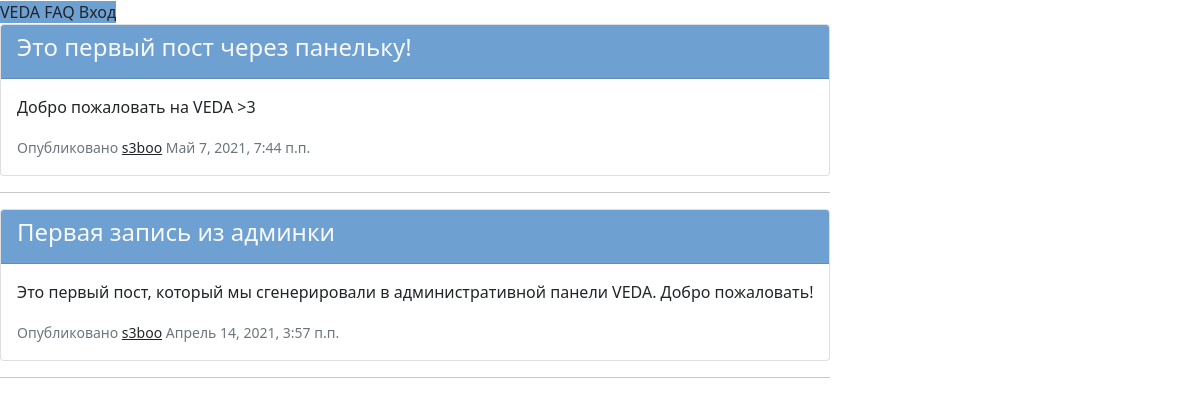
The page / on the database its author committed.
### VEDA_application/models.py (models this page shows, shortened)
class Admin_post(models.Model):
    class Meta():
        ordering = ['-date_of_create']
    author = models.ForeignKey(
        Client,
        on_delete=models.SET_NULL,
        null=True
    ) # Автор поста, может отсутствовать
    article = models.CharField(max_length=50)                   # Заголовок поста
    text = models.TextField()                                   # Сообщение поста, неограниченное количество знаков
    date_of_create = models.DateTimeField(auto_now_add=True)    # Дата и время публикации поста

class Client(models.Model):
    def __str__(self):
        return self.user.username
    user = models.OneToOneField(
        User,
        on_delete=models.CASCADE,
    )   # Связь один-к-одному с пользователем
    father = models.ForeignKey(
        Parent,
        on_delete=models.SET_NULL,
        null=True,
        related_name='father'
    ) # Связь с родителем внешним ключем
    mother =  models.ForeignKey(
        Parent,
        on_delete=models.SET_NULL,
        null=True,
        related_name='mother'
    ) # Связь с родителем внешним ключом
    status = models.CharField(max_length=100)                       # Поле статуса (отображается в профиле пользователя)
    hobbies = models.CharField(max_length=100)                      # Поле хобби (используется куратором и отображается в профиле)
    day_of_birthday = models.DateField(null=True)                   # Поле дня рождения (используется куратором и отображается в профиле)
    adress = models.CharField(max_length=50)                        # Поле адреса (используется только куратором и не виден в профиле)
    gender = models.CharField(choices=(
        ('M', 'Male'),
        ('F', 'Female'),
        ('O', 'Other')
    ), max_length=50, null=True)
    userpic = models.ImageField(upload_to='userpics', null=True, default="default.png")    # Аватар пользователя

### VEDA_application/views.py (the view)
# urls.py: path('', views.index, name="index")                            # главная страница
def index(request):
    if request.method == 'GET':
        return render(request, 'index.html', context={
            'admin_posts': models.Admin_post.objects.all(),
            'l_groups': models.Group.objects.filter(listeners__user__username=request.user.username),                     # группы, где есть текущий пользователь
            'm_groups': models.Group.objects.filter(moderators__user__username=request.user.username),                     # группы, где есть текущий пользователь
            'group_posts_listener': models.Group_post.objects.filter(group__listeners__user__username=request.user.username),    # посты в группах, в которых находится пользователь
            'group_posts_moderator': models.Group_post.objects.filter(group__moderators__user__username=request.user.username),    # посты в группах, в которых находится пользователь
            'notifications': models.Notification.objects.filter(receiver__user__username=request.user.username),        # уведомления для пользователя
            'tasks': models.Task.objects.filter(receiver__user__username=request.user.username)                         # задачи из группа для пользователя
        })

### VEDA_application/templates/index.html (shortened to what this page needs)
{% extends 'main_template.html' %}
{% load static %}
{% block application %}
  {% include 'borders_template.html' %}
  <div id="index">
    <b-container class="mt-5">
      <b-row align-h="between" class="d-flex flex-column-reverse flex-md-row">
        <b-col cols="12" {% if user.is_authenticated %} md="6" lg="8" {% endif %} class="p-0 mt-md-0 mt-3">
          <b-tabs  justified>
            <b-tab title="Блог разработчика" active class="pt-3">
              {% for post in admin_posts %}
                <div class="card card-outline-secondary mb-3">
                  <div class="card-header bg-blue text-light">
                    <h4>{{ post.article }}</h4>
                  </div>
                  <div class="card-body">
                    <p>{{ post.text }}</p>
                    <small class="text-muted">Опубликовано <a class="text-dark" href="#">{{ post.author }}</a>  {{ post.date_of_create }}</small>
                  </div>
                </div>
                <hr>
              {% endfor %}
            </b-tab>
          </b-tabs>
        </b-col>
      </b-row>
    </b-container>
  </div>
{% endblock application %}

### static/bg.css (style rules this page uses)
.bg-blue { background-color: #6ea0d2; }

### rows shown on the page
Admin_post: article "Это первый пост через панельку!", text "Добро пожаловать на VEDA >3", author "s3boo", date_of_create "Май 7, 2021, 7:44 п.п."
Admin_post: article "Первая запись из админки", text "Это первый пост, который мы сгенерировали в административной панели VEDA. Добро пожаловать!", author "s3boo", date_of_create "Апрель 14, 2021, 3:57 п.п."
